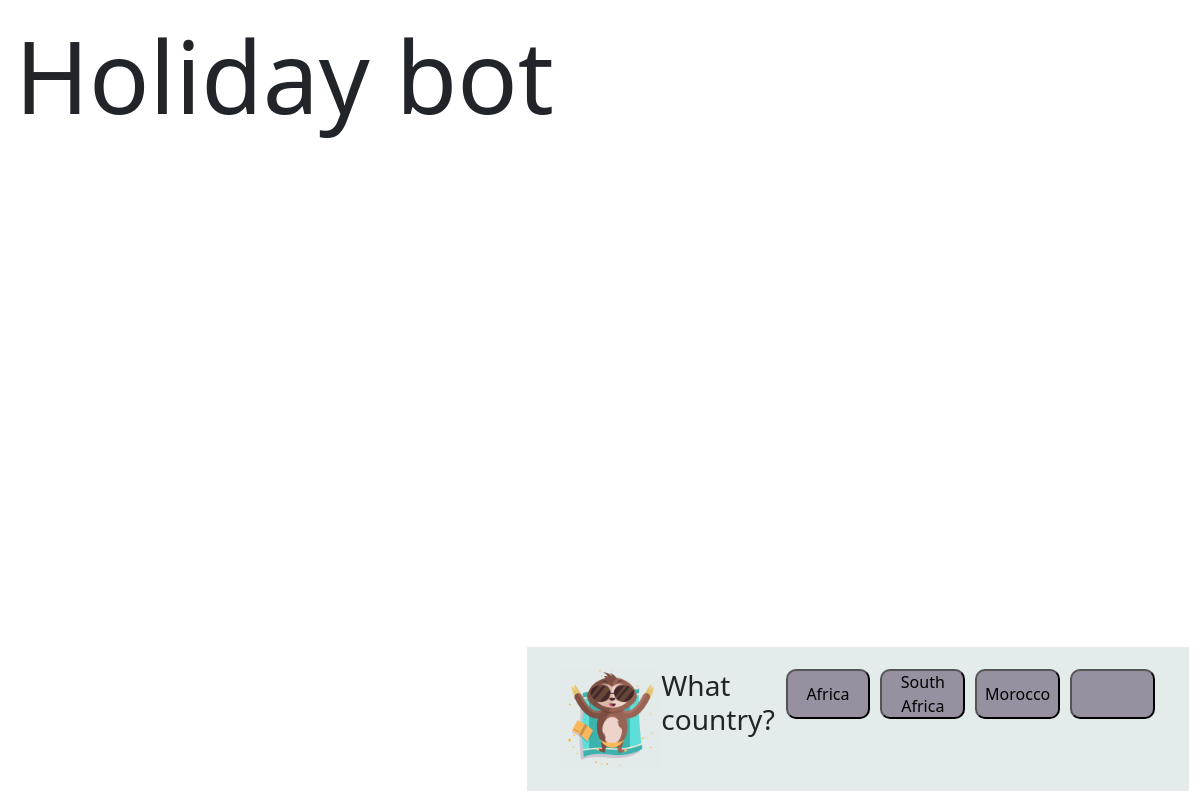
Screenshot of /africa/ with the database file from the repository.
### holidays/models.py (models this page shows)
class Countries(models.Model):
    continents = models.ForeignKey(Continents, on_delete=models.CASCADE)
    countries = models.CharField(max_length =100)
    def __str__(self):
        return self.countries

### holidays/views.py (the view)
# urls.py: path('africa/', views.africa, name="africa"),
def africa(request):
    holiday = {"countries": get_countries_by_continent('Africa')}
    return render (request, 'africa.html', holiday)

### holidays/views.py (called while the page is built)
def get_countries_by_continent(continent):
    return Countries.objects.filter(continents__continents=continent)

### holidays/templates/africa.html (shortened to what this page needs)
{% extends 'base.html' %}
{% load static %}
{% block CSS %}
<link rel="stylesheet" href="{% static 'main.css' %}">
{% endblock %}
{% block content %}
<div class="bot" id="bot">
    <div class="container" id="container">
        <img id="bot-image" class="bot-image" src="{% static 'monkey.png' %}">
        <h3>What country?</h3>
{% for data in countries %}
<button mat-button-update mat-raised-button color="primary" class="login" id="btn2" >{{ data }}</button>
{% endfor %}
<button mat-button-update mat-raised-button color="primary" class="btn2" id="btn2">
</button>
    </div>
</div>
{% endblock %}

### holidays/static/main.css (style rules this page uses)
html, body { display: flex; margin: 0px; }
#bot { display: flex; flex-direction: row; align-items: center; display: flex; background-color: rgb(228, 235, 235); position: absolute; bottom: 9px; right: 11px; padding: 22px; flex: 1; flex-wrap: wrap; }
#container, .container { display: flex; }
.bot-image { display: flex; width: 100px; height: 100px; align-items: center; position: relative; }
.button, .login { justify-content: center; flex-direction: row; }
#btn, #btn2 { width: 22%; height: 50px; flex-wrap: nowrap; display: flex; flex-direction: row; background-color: rgba(43, 18, 58, 0.418); justify-content: center; gap: 60%; margin-left: 10px; align-items: center; border-radius: 10px; }

### rows the page displays
Countries: countries "Africa"
Countries: countries "South Africa"
Countries: countries "Morocco"
